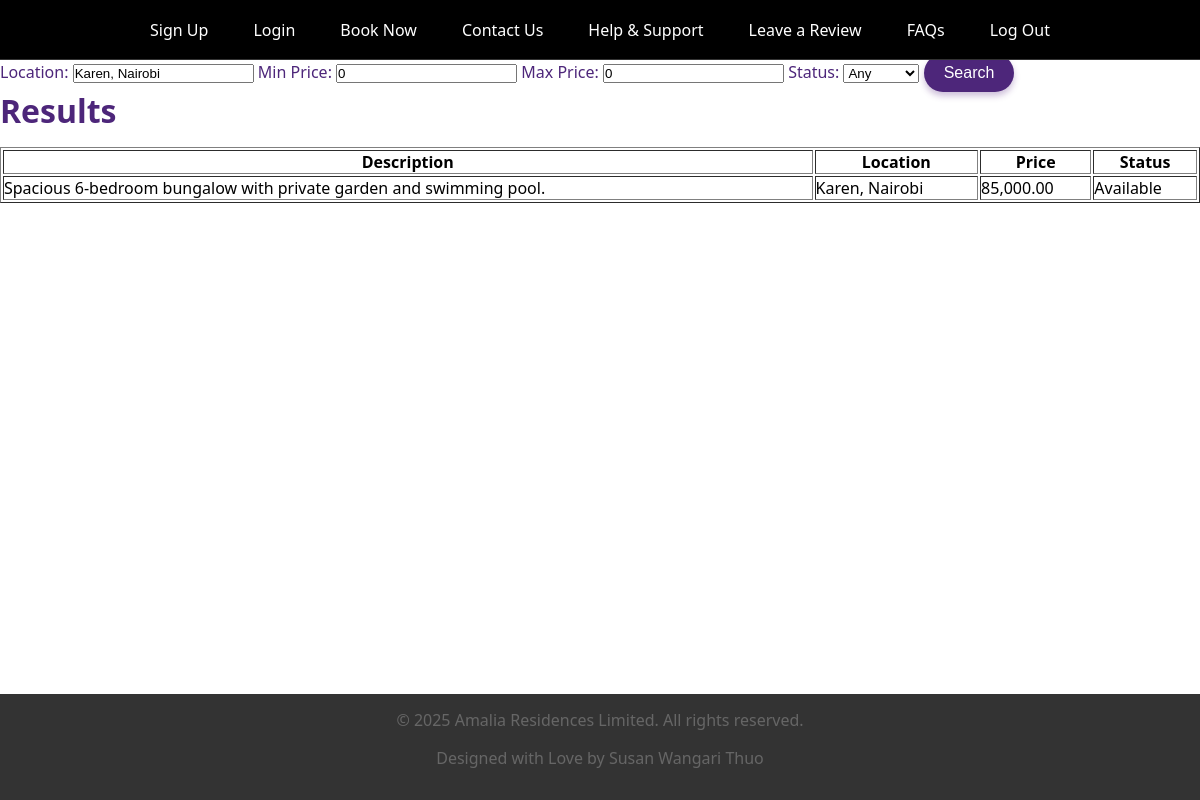
The app's page /searchproperties.php?location=Karen, Nairobi with its own data.
### tables this page shows
CREATE TABLE `properties` (
  `property_id` int(11) NOT NULL,
  `owner_id` int(11) DEFAULT NULL,
  `description` text DEFAULT NULL,
  `location` varchar(255) DEFAULT NULL,
  `price` decimal(10,2) DEFAULT NULL,
  `status` enum('available','booked') DEFAULT 'available',
  `image` varchar(255) NOT NULL,
  `maxguests` int(11) NOT NULL
);

### searchproperties.php (the view, shortened to what this page needs)
<?php
include 'db.php';
$searchPerformed = !empty($_GET);
$location = isset($_GET['location']) ? trim($_GET['location']) : '';
$min_price = isset($_GET['min_price']) ? floatval($_GET['min_price']) : 0;
$max_price = isset($_GET['max_price']) ? floatval($_GET['max_price']) : 0;
$status = isset($_GET['status']) ? $_GET['status'] : '';
$result = null;
if ($searchPerformed) {
    $sql = "SELECT * FROM properties WHERE 1=1";
    $params = [];
    $types = '';
    if ($location !== '') {
        $sql .= " AND location LIKE ?";
        $params[] = "%$location%";
        $types .= 's';
    }
    $stmt = $conn->prepare($sql);
    if ($params) {
        $stmt->bind_param($types, ...$params);
    }
    $stmt->execute();
    $result = $stmt->get_result();
}
?>
<!DOCTYPE html>
<html>
<head>
    <link rel="stylesheet" type="text/css" href="main.css">
</head>
<body>
     <nav class="nav">
        <a href="signup.html">Sign Up</a>
        <a href="login.html">Login</a>
        <a href="viewproperties.php">Book Now</a>
        <a href="contact_us.php">Contact Us</a>
        <a href="contact_us.php">Help & Support</a>
        <a href="reviews.php">Leave a Review</a>
        <a href="FAQs.html">FAQs</a>
        <a href="logout.php">Log Out</a>
    </nav>
    <h2>Search Properties</h2>
    <form method="GET" action="">
        <label>Location:</label>
        <input type="text" name="location" value="<?php echo htmlspecialchars($location); ?>" placeholder="Location">
        <label>Min Price:</label>
        <input type="number" name="min_price" value="<?php echo htmlspecialchars($min_price); ?>" min="0" step="0.01">
        <label>Max Price:</label>
        <input type="number" name="max_price" value="<?php echo htmlspecialchars($max_price); ?>" min="0" step="0.01">
        <label>Status:</label>
        <select name="status">
            <option value="" <?php if ($status == '') echo 'selected'; ?>>Any</option>
        </select>
        <button type="submit">Search</button>
    </form>
    <h2>Results</h2>
<?php if ($searchPerformed): ?>
    <?php if ($result && $result->num_rows > 0): ?>
        <table border="1" cellpadding="8">
            <tr>
                <th>Description</th>
                <th>Location</th>
                <th>Price</th>
                <th>Status</th>
            </tr>
            <?php while ($row = $result->fetch_assoc()): ?>
            <tr>
                <td><?php echo htmlspecialchars($row['description']); ?></td>
                <td><?php echo htmlspecialchars($row['location']); ?></td>
                <td><?php echo number_format($row['price'], 2); ?></td>
                <td><?php echo ucfirst(htmlspecialchars($row['status'])); ?></td>
            </tr>
            <?php endwhile; ?>
        </table>
    <?php else: ?>
        <p>No properties found.</p>
    <?php endif; ?>
<?php else: ?>
    <p>Please enter your search criteria above and click "Search".</p>
<?php endif; ?>
      <footer class="site-footer">
  <div class="footer-content">
        <p>&copy; 2025 Amalia Residences Limited. All rights reserved.</p>
        <p>Designed with Love by Susan Wangari Thuo</p>
    </div>
    </footer>
</body>
</html>

### main.css (style rules this page uses)
:root { --white: #ffffff; --faint-purple: #f5f0ff; --light-purple: #e6d9ff; --medium-purple: #b399ff; --deep-purple: #6633cc; --darker-purple: #4d267a; --accent-blue: #3399ff; --dark-blue: #0066cc; --text-dark: #333333; --text-light: #666666; --gray-light: #f8f9fa; }
* { margin: 0; padding: 0; box-sizing: border-box; }
html { scroll-behavior: smooth; }
body { height: 100%; font-family: 'Segoe UI', Tahoma, Geneva, Verdana, sans-serif; margin: 0; padding: 0; display: flex; flex-direction: column; }
h1, h2, h3, h4, h5, h6 { font-weight: 600; line-height: 1.2; margin-bottom: 1rem; color: var(--darker-purple); }
h2 { font-size: 2rem; }
p { margin-bottom: 1rem; color: var(--text-light); }
a { color: deep-purple; text-decoration: none; transition: all 0.3s ease; }
.nav { position: fixed; top: 0; left: 0; height: 60px; width: 100%; display: flex; justify-content: center; align-items: center; gap: 15px; padding: 15px 0; z-index: 1000; background-color: black; backdrop-filter: blur(5px); -webkit-backdrop-filter: blur(5px); border-bottom: 1px solid rgba(255, 255, 255, 0.2); }
.nav a { color: white; text-decoration: none; font-size: 16px; padding: 8px 15px; border-radius: 4px; transition: all 0.3s ease; }
button, input[type="submit"], input[type="button"], input[type="reset"] { display: inline-block; background-color: var(--darker-purple); color: var(--white); padding: 10px 20px; border: none; border-radius: 30px; font-size: 1rem; font-weight: 500; cursor: pointer; transition: all 0.3s ease; box-shadow: 0 4px 6px rgba(90, 42, 131, 0.3); }
label { display: inline-block; margin-bottom: 0.5rem; font-weight: 500; color: var(--darker-purple); }
.site-footer { position: fixed; background: rgba(0, 0, 0, 0.8); left: 0; color: white; text-align: center; padding-bottom: 60px; padding: 15px 0; bottom: 0; width: 100%; z-index: 1000; }

### records on screen
properties: description "Spacious 6-bedroom bungalow with private garden and swimming pool.", location "Karen, Nairobi", price "85,000.00", status "Available"
